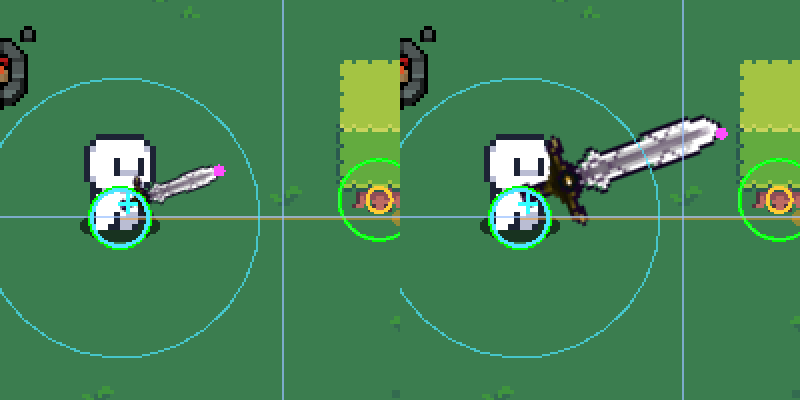
#> input picture tools/art_tests/new_items/fit_proof.png, 800 x 400 px
$ python extract_sprites.py art_tests/new_items/fit_proof.png out.png 5
#> lines starting #> are read from the running program, lines starting #| are printed output that depends on the picture; after the words box and inside, x2 and y2 are one past the last pixel; in counts of white or black regions, pixels touching at a corner belong together
#!/usr/bin/env python3
"""Lists sprite rects of a prop sheet by alpha connected components.
usage: tools/extract_sprites.py <sheet.png> [preview.png] [scale]
Prints "x y w h" lines (sorted by y, x). The preview numbers each rect so a human can pick
which ones go into data/maps/*.tres. Dev tool only; never edits the asset."""
import sys
import numpy as np
from PIL import Image, ImageDraw
from scipy import ndimage

def rects(path, grow=0):
#> called with path = 'art_tests/new_items/fit_proof.png', grow = 0
    a = np.array(Image.open(path).convert("RGBA"))[:, :, 3] > 0
#> a: shape (400, 800) bool; every value is 1
    lab, n = ndimage.label((ndimage.binary_dilation(a, iterations=grow) if grow else a), structure=np.ones((3, 3)))
#> lab: shape (400, 800) int32; every value is 1
#> n = 1
    out = []
    for i, sl in enumerate(ndimage.find_objects(lab)):
        m = a[sl] & (lab[sl] == i + 1)
        ys, xs = np.nonzero(m)
        x, y = sl[1].start + xs.min(), sl[0].start + ys.min()
        out.append((int(x), int(y), int(xs.max() - xs.min() + 1), int(ys.max() - ys.min() + 1)))
#> this loop made 1 pass
#> (x, y) on pass 1: (0, 0)
#> after the loop, out = [(0, 0, 800, 400)]
    return sorted(out, key=lambda r: (r[1], r[0]))

if __name__ == "__main__":
    rs = rects(sys.argv[1])
#> rs = [(0, 0, 800, 400)]
    for i, r in enumerate(rs):
        print(i, *r)
#> this loop made 1 pass
#| 0 0 0 800 400
    if len(sys.argv) > 2:
        s = int(sys.argv[3]) if len(sys.argv) > 3 else 3
        im = Image.open(sys.argv[1]).convert("RGBA")
#> im is the input picture: PIL image 800x400 RGBA; mean R, G, B, A 69.3, 130.3, 84.9, 255
        bg = Image.new("RGBA", im.size, (90, 90, 110, 255)); bg.alpha_composite(im)
#> after `bg = Image.new('RGBA', im.size, (90, 90, 110, 255))`:
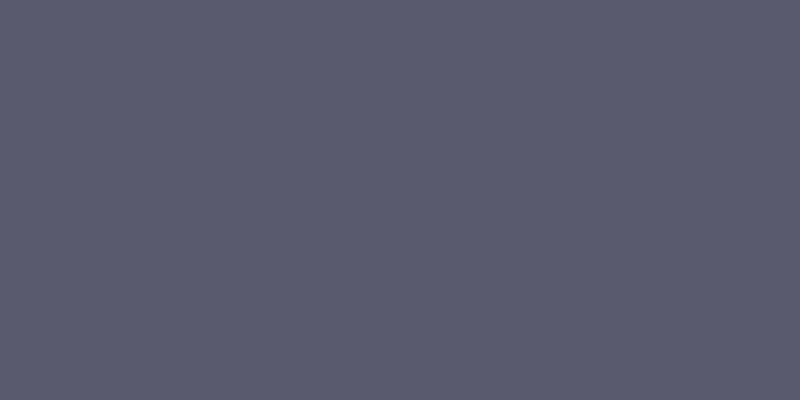
#> bg: PIL image 800x400 RGBA; mean R, G, B, A 90, 90, 110, 255
        bg = bg.resize((im.width * s, im.height * s), Image.NEAREST); d = ImageDraw.Draw(bg)
        for i, (x, y, w, h) in enumerate(rs):
            d.rectangle([x * s, y * s, (x + w) * s, (y + h) * s], outline=(255, 255, 0, 255))
            d.text((x * s + 1, y * s + 1), str(i), fill=(255, 255, 255, 255))
#> this loop made 1 pass
        bg.save(sys.argv[2])
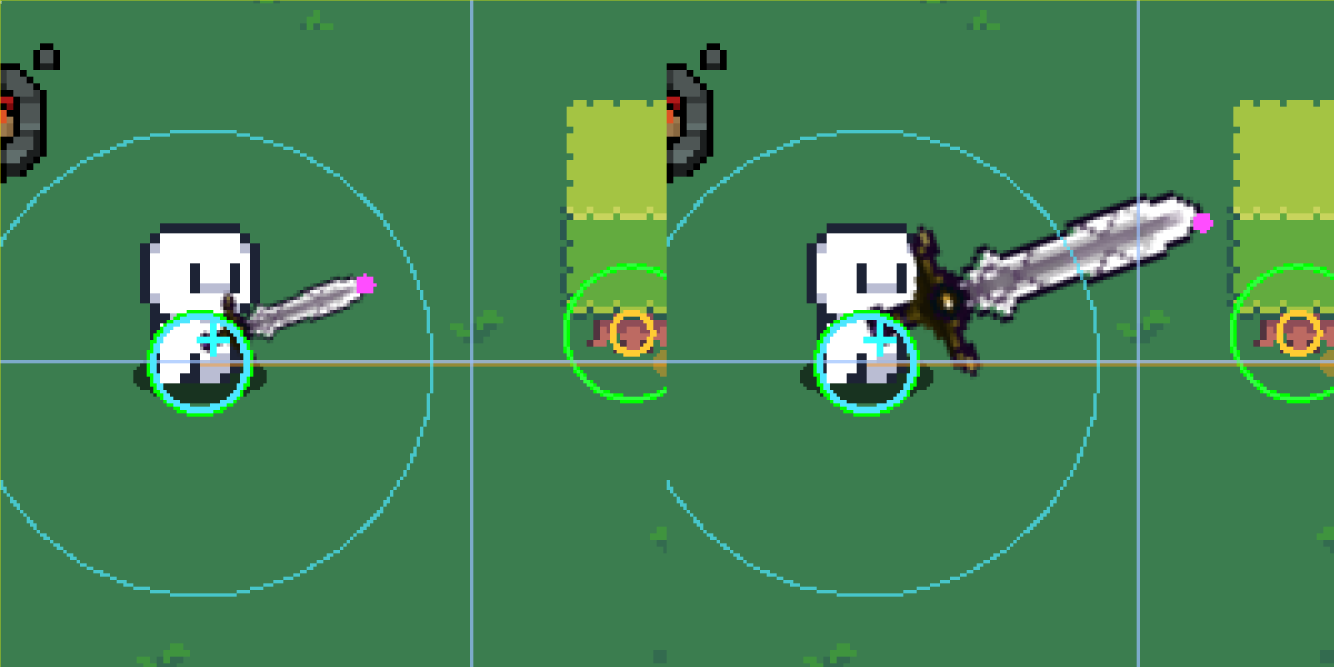
#> saved as out.png: PIL image 4000x2000 RGBA (shown at 1/3 size); mean R, G, B, A 69.5, 130.4, 84.9, 255

$ run again, on tools/art_tests/new_items/katana_proof.png
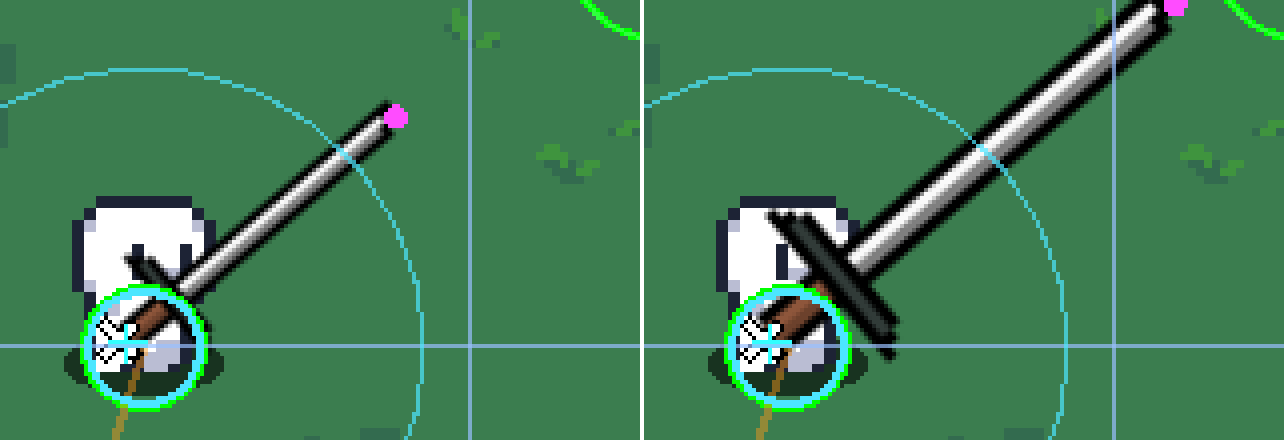
#> input picture tools/art_tests/new_items/katana_proof.png, 1288 x 440 px
#> a: shape (440, 1288) bool; 99.4% white; 2 black regions, box (x1, y1, x2, y2) and area: (640, 0, 644, 440) 1760, (1284, 0, 1288, 440) 1760
#> in rects, `lab, n = ndimage.label((ndimage.binary_dilation(a, iterations=grow) if..`:
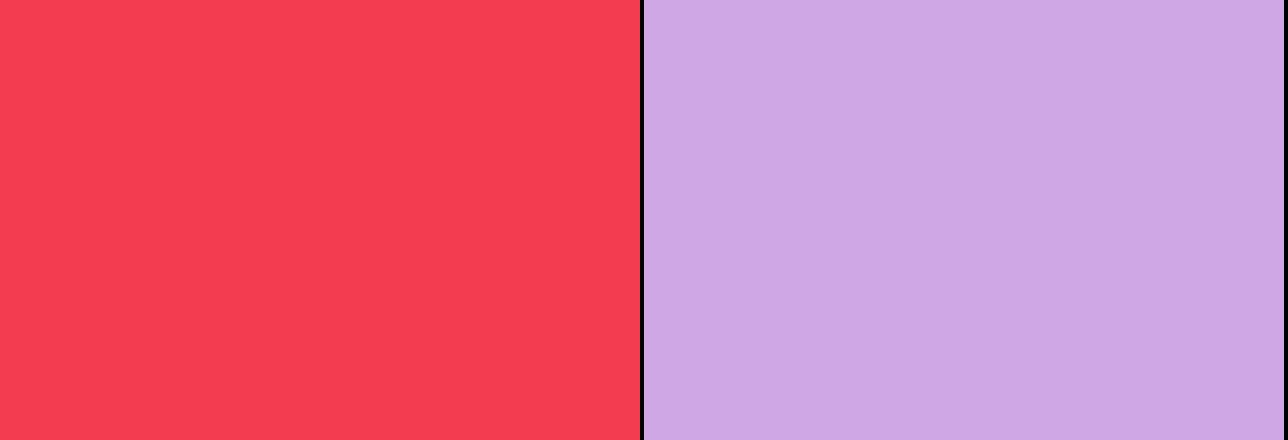
#> lab: shape (440, 1288) int32; 3 distinct labels, from 0 to 2; one colour per label, 0 black
#> n = 2
#> the loop in rects, `for i, sl in enumerate(ndimage.find_objects(lab)):` made 2 passes
#> (x, y) on passes 1 to 2: (0, 0), (644, 0)
#> after the loop in rects, `for i, sl in enumerate(ndimage.find_objects(lab)):`: out = [(0, 0, 640, 440), (644, 0, 640, 440)]
#> the loop `for i, r in enumerate(rs):` made 2 passes
#> (printed output is left out)
#> im is the input picture: PIL image 1288x440 RGBA; mean R, G, B, A 65.9, 125.6, 86.8, 253.4
#> the loop `for i, (x, y, w, h) in enumerate(rs):` made 2 passes
#> `bg.save(sys.argv[2])`:
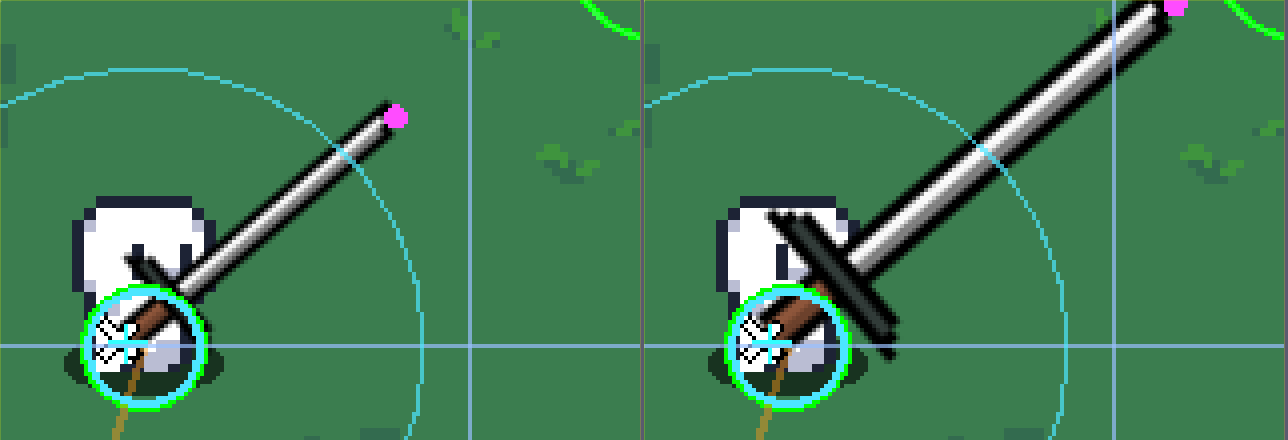
#> saved as out.png: PIL image 6440x2200 RGBA (shown at 1/5 size); mean R, G, B, A 66.6, 126.3, 87.4, 255
